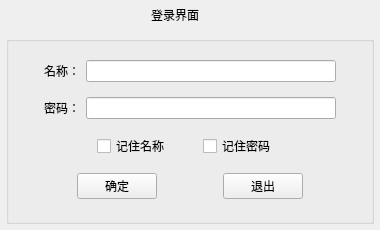
<?xml version="1.0" encoding="UTF-8"?>
<ui version="4.0">
 <class>LoginDialog</class>
 <widget class="QDialog" name="LoginDialog">
  <property name="geometry">
   <rect>
    <x>0</x>
    <y>0</y>
    <width>380</width>
    <height>230</height>
   </rect>
  </property>
  <property name="minimumSize">
   <size>
    <width>380</width>
    <height>230</height>
   </size>
  </property>
  <property name="maximumSize">
   <size>
    <width>380</width>
    <height>230</height>
   </size>
  </property>
  <property name="windowTitle">
   <string>Dialog</string>
  </property>
  <layout class="QVBoxLayout" name="verticalLayout_2">
   <property name="spacing">
    <number>0</number>
   </property>
   <property name="leftMargin">
    <number>0</number>
   </property>
   <property name="topMargin">
    <number>0</number>
   </property>
   <property name="rightMargin">
    <number>0</number>
   </property>
   <property name="bottomMargin">
    <number>0</number>
   </property>
   <item>
    <layout class="QHBoxLayout" name="horizontalLayout_2">
     <property name="spacing">
      <number>0</number>
     </property>
     <item>
      <widget class="QWidget" name="widget_title" native="true">
       <property name="minimumSize">
        <size>
         <width>0</width>
         <height>30</height>
        </size>
       </property>
       <property name="maximumSize">
        <size>
         <width>16777215</width>
         <height>30</height>
        </size>
       </property>
       <layout class="QHBoxLayout" name="horizontalLayout_3">
        <property name="spacing">
         <number>0</number>
        </property>
        <property name="leftMargin">
         <number>0</number>
        </property>
        <property name="topMargin">
         <number>0</number>
        </property>
        <property name="rightMargin">
         <number>0</number>
        </property>
        <property name="bottomMargin">
         <number>0</number>
        </property>
        <item>
         <widget class="QLabel" name="lab_Ico">
          <property name="minimumSize">
           <size>
            <width>30</width>
            <height>30</height>
           </size>
          </property>
          <property name="maximumSize">
           <size>
            <width>30</width>
            <height>30</height>
           </size>
          </property>
          <property name="text">
           <string/>
          </property>
          <property name="pixmap">
           <pixmap resource="resource.qrc">:/image/myappico.ico</pixmap>
          </property>
          <property name="scaledContents">
           <bool>true</bool>
          </property>
          <property name="alignment">
           <set>Qt::AlignCenter</set>
          </property>
         </widget>
        </item>
        <item>
         <widget class="QLabel" name="lab_Title">
          <property name="minimumSize">
           <size>
            <width>0</width>
            <height>30</height>
           </size>
          </property>
          <property name="maximumSize">
           <size>
            <width>16777215</width>
            <height>30</height>
           </size>
          </property>
          <property name="text">
           <string>登录界面</string>
          </property>
          <property name="alignment">
           <set>Qt::AlignCenter</set>
          </property>
         </widget>
        </item>
        <item>
         <widget class="QWidget" name="widget_menu" native="true">
          <property name="minimumSize">
           <size>
            <width>30</width>
            <height>30</height>
           </size>
          </property>
          <property name="maximumSize">
           <size>
            <width>60</width>
            <height>30</height>
           </size>
          </property>
          <layout class="QHBoxLayout" name="horizontalLayout">
           <property name="spacing">
            <number>0</number>
           </property>
           <property name="leftMargin">
            <number>0</number>
           </property>
           <property name="topMargin">
            <number>0</number>
           </property>
           <property name="rightMargin">
            <number>0</number>
           </property>
           <property name="bottomMargin">
            <number>0</number>
           </property>
           <item>
            <widget class="QPushButton" name="btnMenu">
             <property name="enabled">
              <bool>true</bool>
             </property>
             <property name="minimumSize">
              <size>
               <width>30</width>
               <height>30</height>
              </size>
             </property>
             <property name="maximumSize">
              <size>
               <width>30</width>
               <height>30</height>
              </size>
             </property>
             <property name="text">
              <string/>
             </property>
             <property name="flat">
              <bool>true</bool>
             </property>
            </widget>
           </item>
           <item>
            <widget class="QPushButton" name="btnMenu_Close">
             <property name="minimumSize">
              <size>
               <width>30</width>
               <height>30</height>
              </size>
             </property>
             <property name="maximumSize">
              <size>
               <width>30</width>
               <height>30</height>
              </size>
             </property>
             <property name="toolTip">
              <string>关闭</string>
             </property>
             <property name="text">
              <string/>
             </property>
             <property name="autoDefault">
              <bool>true</bool>
             </property>
             <property name="flat">
              <bool>true</bool>
             </property>
            </widget>
           </item>
          </layout>
         </widget>
        </item>
       </layout>
      </widget>
     </item>
    </layout>
   </item>
   <item>
    <widget class="QWidget" name="widget_main" native="true">
     <property name="minimumSize">
      <size>
       <width>0</width>
       <height>200</height>
      </size>
     </property>
     <layout class="QHBoxLayout" name="horizontalLayout_8">
      <property name="spacing">
       <number>6</number>
      </property>
      <property name="leftMargin">
       <number>6</number>
      </property>
      <property name="topMargin">
       <number>6</number>
      </property>
      <property name="rightMargin">
       <number>6</number>
      </property>
      <property name="bottomMargin">
       <number>6</number>
      </property>
      <item>
       <widget class="QGroupBox" name="groupBox">
        <property name="minimumSize">
         <size>
          <width>0</width>
          <height>0</height>
         </size>
        </property>
        <property name="title">
         <string/>
        </property>
        <layout class="QVBoxLayout" name="verticalLayout">
         <item>
          <layout class="QHBoxLayout" name="horizontalLayout_7">
           <item>
            <spacer name="horizontalSpacer_7">
             <property name="orientation">
              <enum>Qt::Horizontal</enum>
             </property>
             <property name="sizeHint" stdset="0">
              <size>
               <width>40</width>
               <height>20</height>
              </size>
             </property>
            </spacer>
           </item>
           <item>
            <widget class="QLabel" name="label_2">
             <property name="text">
              <string>名称：</string>
             </property>
            </widget>
           </item>
           <item>
            <widget class="QLineEdit" name="lineEdit_2">
             <property name="minimumSize">
              <size>
               <width>250</width>
               <height>0</height>
              </size>
             </property>
            </widget>
           </item>
           <item>
            <spacer name="horizontalSpacer_8">
             <property name="orientation">
              <enum>Qt::Horizontal</enum>
             </property>
             <property name="sizeHint" stdset="0">
              <size>
               <width>40</width>
               <height>20</height>
              </size>
             </property>
            </spacer>
           </item>
          </layout>
         </item>
         <item>
          <layout class="QHBoxLayout" name="horizontalLayout_6">
           <item>
            <spacer name="horizontalSpacer_9">
             <property name="orientation">
              <enum>Qt::Horizontal</enum>
             </property>
             <property name="sizeHint" stdset="0">
              <size>
               <width>40</width>
               <height>20</height>
              </size>
             </property>
            </spacer>
           </item>
           <item>
            <widget class="QLabel" name="label_3">
             <property name="minimumSize">
              <size>
               <width>0</width>
               <height>0</height>
              </size>
             </property>
             <property name="text">
              <string>密码：</string>
             </property>
             <property name="alignment">
              <set>Qt::AlignRight|Qt::AlignTrailing|Qt::AlignVCenter</set>
             </property>
            </widget>
           </item>
           <item>
            <widget class="QLineEdit" name="lineEdit_3">
             <property name="minimumSize">
              <size>
               <width>250</width>
               <height>0</height>
              </size>
             </property>
             <property name="echoMode">
              <enum>QLineEdit::Password</enum>
             </property>
             <property name="readOnly">
              <bool>false</bool>
             </property>
            </widget>
           </item>
           <item>
            <spacer name="horizontalSpacer_10">
             <property name="orientation">
              <enum>Qt::Horizontal</enum>
             </property>
             <property name="sizeHint" stdset="0">
              <size>
               <width>40</width>
               <height>20</height>
              </size>
             </property>
            </spacer>
           </item>
          </layout>
         </item>
         <item>
          <layout class="QHBoxLayout" name="horizontalLayout_4">
           <item>
            <spacer name="horizontalSpacer_3">
             <property name="orientation">
              <enum>Qt::Horizontal</enum>
             </property>
             <property name="sizeHint" stdset="0">
              <size>
               <width>40</width>
               <height>20</height>
              </size>
             </property>
            </spacer>
           </item>
           <item>
            <widget class="QCheckBox" name="checkBox">
             <property name="minimumSize">
              <size>
               <width>100</width>
               <height>0</height>
              </size>
             </property>
             <property name="text">
              <string>记住名称</string>
             </property>
            </widget>
           </item>
           <item>
            <widget class="QCheckBox" name="checkBox_2">
             <property name="minimumSize">
              <size>
               <width>80</width>
               <height>0</height>
              </size>
             </property>
             <property name="text">
              <string>记住密码</string>
             </property>
            </widget>
           </item>
           <item>
            <spacer name="horizontalSpacer_5">
             <property name="orientation">
              <enum>Qt::Horizontal</enum>
             </property>
             <property name="sizeHint" stdset="0">
              <size>
               <width>40</width>
               <height>20</height>
              </size>
             </property>
            </spacer>
           </item>
          </layout>
         </item>
         <item>
          <layout class="QHBoxLayout" name="horizontalLayout_5">
           <item>
            <spacer name="horizontalSpacer">
             <property name="orientation">
              <enum>Qt::Horizontal</enum>
             </property>
             <property name="sizeHint" stdset="0">
              <size>
               <width>40</width>
               <height>20</height>
              </size>
             </property>
            </spacer>
           </item>
           <item>
            <widget class="QPushButton" name="btnOk">
             <property name="minimumSize">
              <size>
               <width>80</width>
               <height>0</height>
              </size>
             </property>
             <property name="text">
              <string>确定</string>
             </property>
            </widget>
           </item>
           <item>
            <spacer name="horizontalSpacer_6">
             <property name="orientation">
              <enum>Qt::Horizontal</enum>
             </property>
             <property name="sizeHint" stdset="0">
              <size>
               <width>40</width>
               <height>20</height>
              </size>
             </property>
            </spacer>
           </item>
           <item>
            <widget class="QPushButton" name="btnCancel">
             <property name="minimumSize">
              <size>
               <width>80</width>
               <height>0</height>
              </size>
             </property>
             <property name="text">
              <string>退出</string>
             </property>
            </widget>
           </item>
           <item>
            <spacer name="horizontalSpacer_2">
             <property name="orientation">
              <enum>Qt::Horizontal</enum>
             </property>
             <property name="sizeHint" stdset="0">
              <size>
               <width>40</width>
               <height>20</height>
              </size>
             </property>
            </spacer>
           </item>
          </layout>
         </item>
        </layout>
       </widget>
      </item>
     </layout>
    </widget>
   </item>
  </layout>
 </widget>
 <resources>
  <include location="resource.qrc"/>
 </resources>
 <connections/>
</ui>
